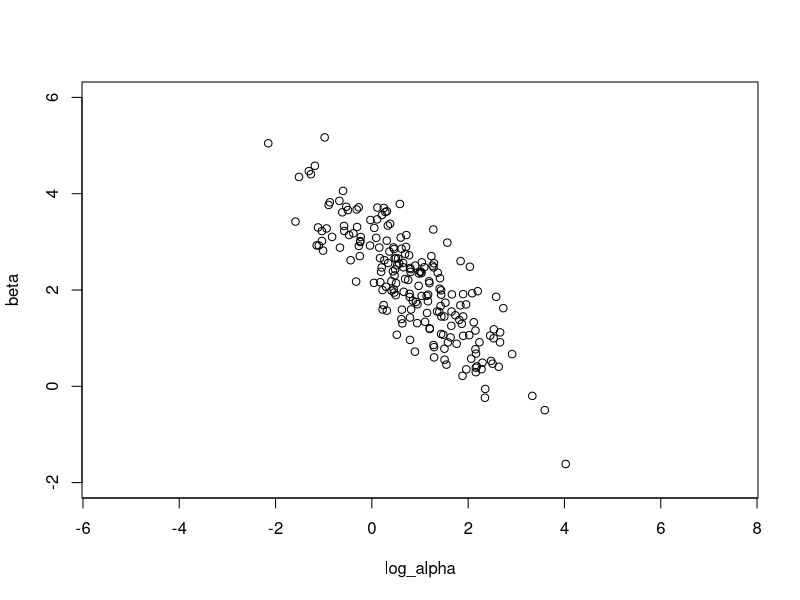
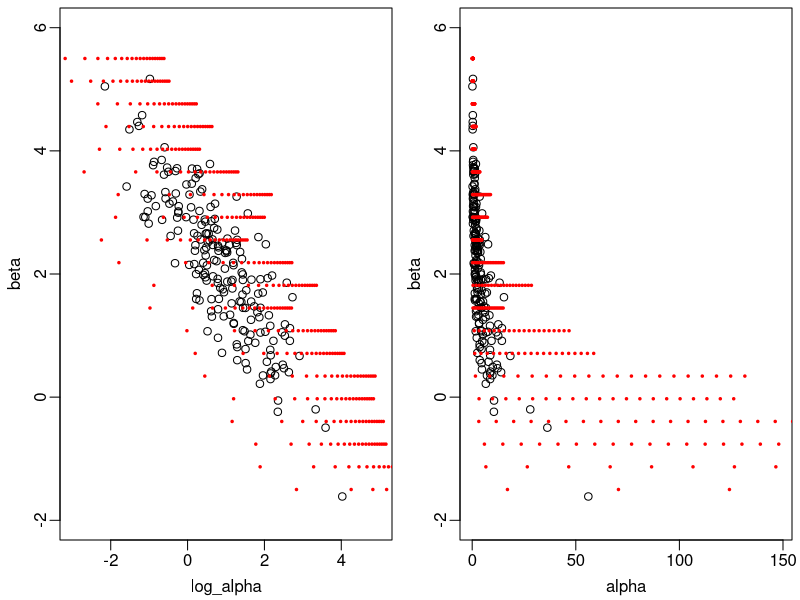

Recreate these plots in R, in order.
## ---- chunk 1
log_theta <- c("log_alpha", "beta")
theta     <- c("alpha", "beta")
resolution <- c(alpha=20, beta=20)
n_sample <- 200

(mu <- c(log_alpha=1, beta=2))
(sigma <- matrix(c(1, -.8, -.8, 1), 2, dimnames=list(log_theta, log_theta)))
## ---- chunk 2
suppressMessages(library(mixtools))
## ---- chunk 3
x <- rmvnorm(n_sample, mu, sigma)
colnames(x) <- log_theta
plot(x, xlim=mu["log_alpha"] + c(-4, 4), ylim=mu["beta"] + c(-4, 4), asp=TRUE)
## ---- chunk 4
parts <- lapply(mu["beta"] + seq(-3.5, 3.5, length.out = resolution["beta"]), function(beta){
  m <- mu["log_alpha"] - (beta - mu["beta"]) + .3*rnorm(1)
  log_r <- 4 + .3*rnorm(1)
  
  data.frame(
    #alpha.range = unname( exp(m+log_r/2) - exp(m-log_r/2) ),
    alpha       = seq(exp(m-log_r/2), exp(m+log_r/2), length.out = resolution["alpha"]),
    beta        = beta
  )
})
param <- do.call(rbind, parts)
#param
## ---- chunk 5
par(mfrow=1:2, mar=c(3, 3, .4, .4), mgp=c(1.8, .5, 0))

plot(x, xlim=mu["log_alpha"] + c(-4, 4), ylim=mu["beta"] + c(-4, 4))
points(log(param$alpha), param$beta, col="red", pch=20, cex=.5)

plot(exp(x[,1]), x[,2],
     xlim=exp(mu["log_alpha"] + c(-4, 4)),
     ylim=mu["beta"] + c(-4, 4),
     xlab="alpha", ylab="beta")
points(param[,theta], col="red", pch=20, cex=.5)
## ---- chunk 6
suppressMessages(library(dplyr))
## ---- chunk 7
px <- cbind(
  log_alpha = log(param$alpha),
  beta      = param$beta
)
param$likelihood <- dmvnorm(px, mu = mu, sigma = sigma)

weights <- with(
  merge(
    param,
    aggregate(alpha ~ beta, param, function(x) sum(1/x)),
    by="beta"
  ),
  likelihood / (alpha.x * alpha.y)
)

cov.wt(px, wt=weights)[c("cov", "center")]
